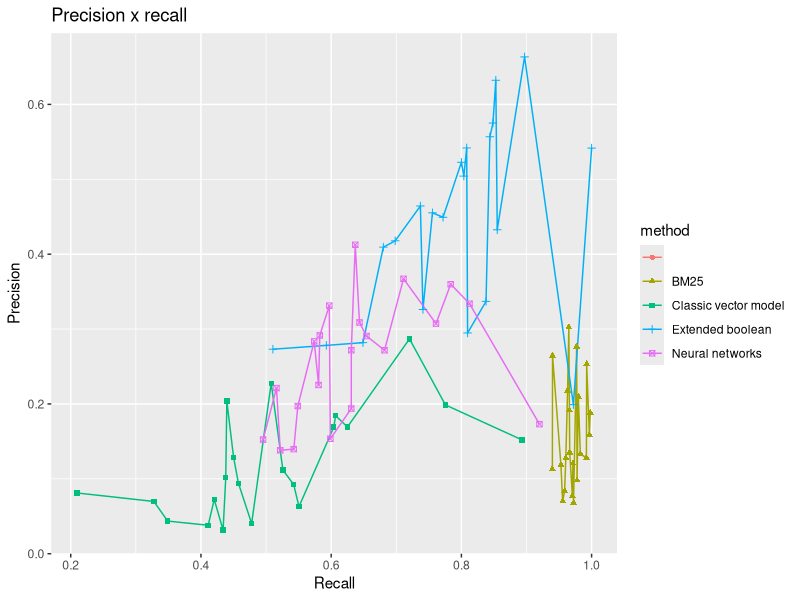

The R source for this figure:
#loading library
require("ggplot2")

# selecting the current directory
setwd("/Users/tassiovale/Dropbox/PhD Thesis/spltrac/experiment/results/")

# read csv file
data <- read.csv("2017-08-11_10h56m_output.csv")

chart <- ggplot(data=data, aes(x=recall, y=precision, group=method, colour=method)) +
    geom_line() +
    geom_point(aes(shape=method)) +
    ggtitle("Precision x recall") +
    labs(x="Recall", y="Precision") +
    scale_fill_discrete(name="IR method")

ggsave("2017-08-11_10h56m_precisionrecall_chart.eps")